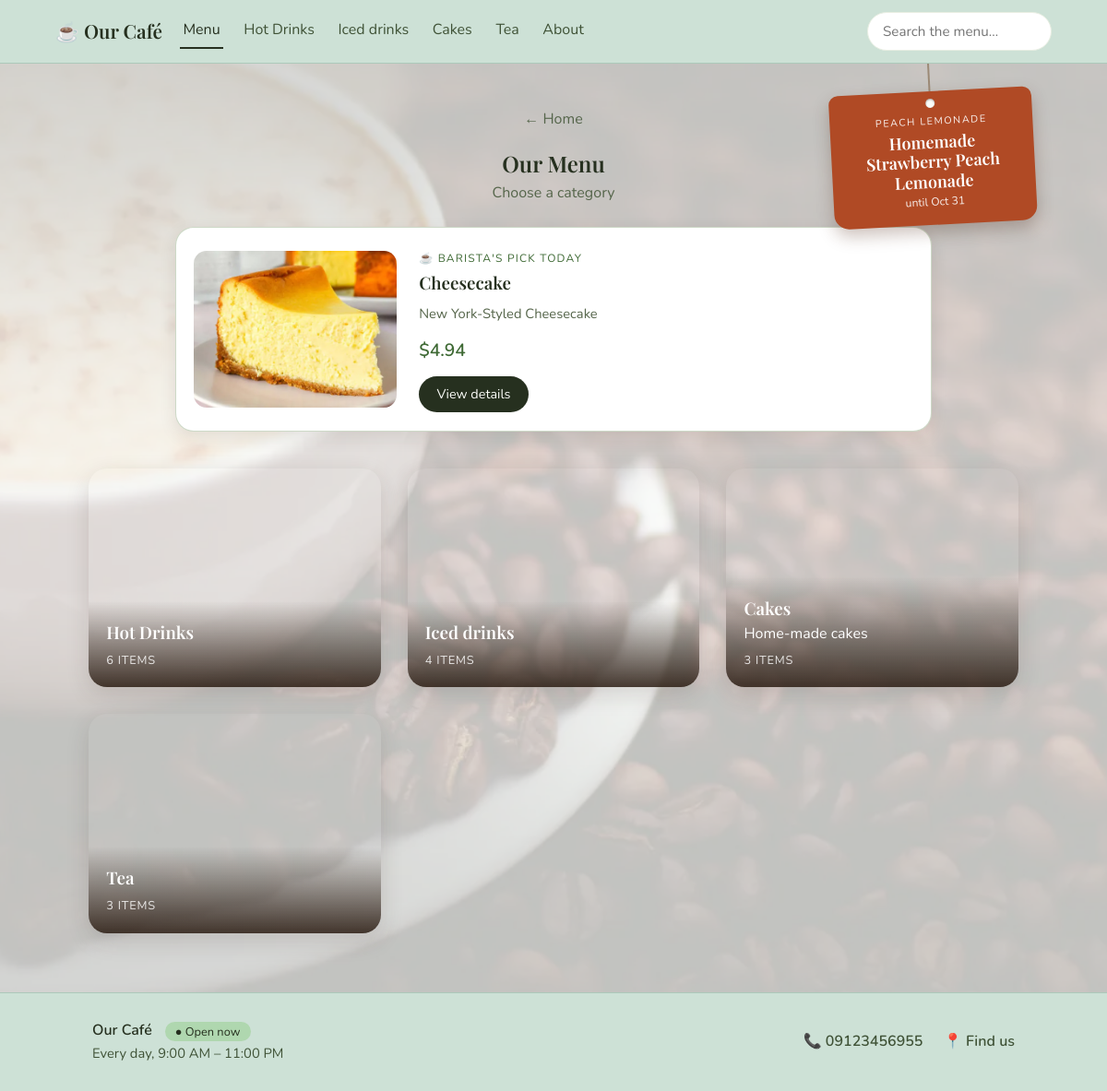
The app's page /menu/, older data.
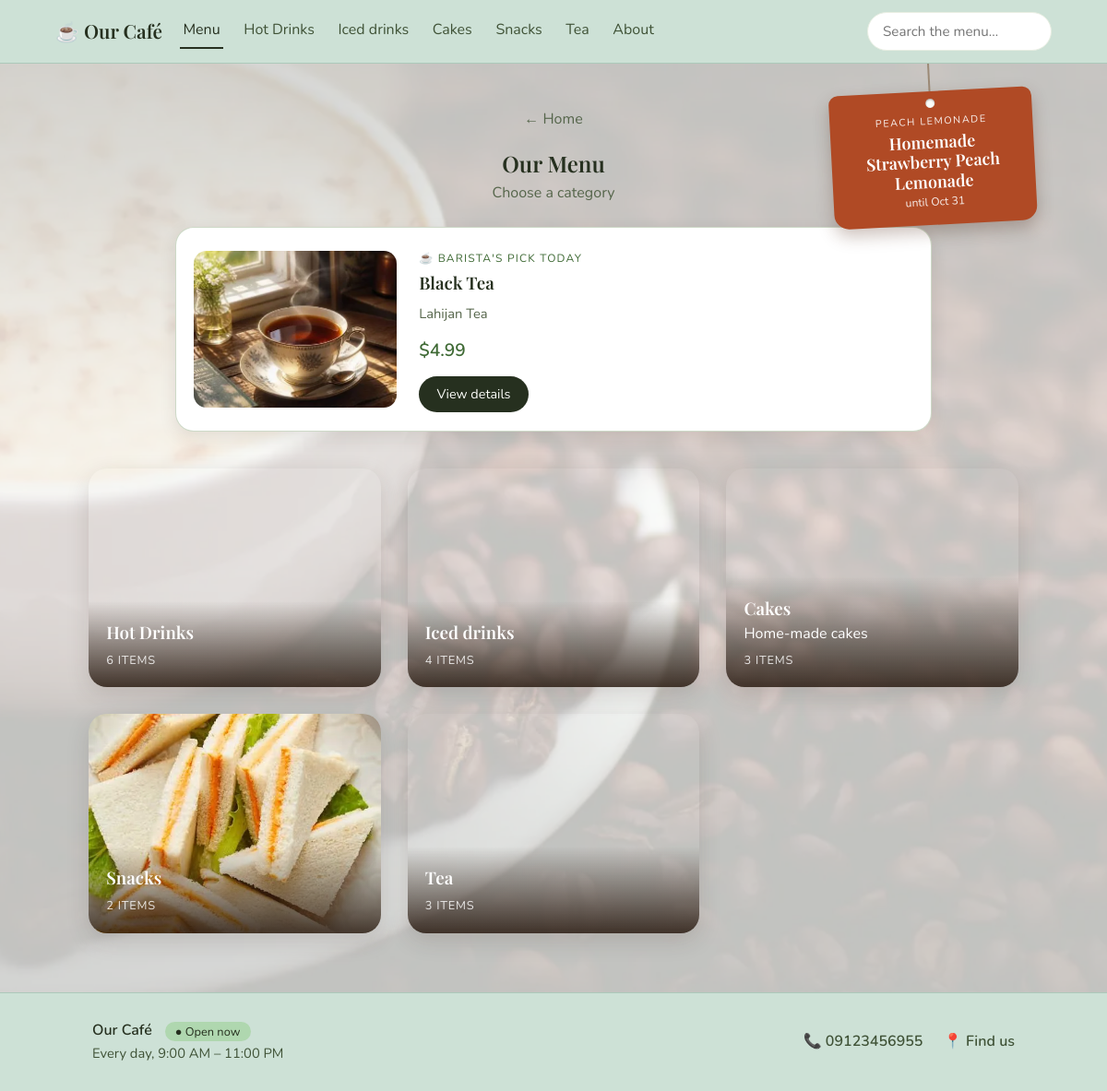
The same page, newer data.
### coffee/models.py (models this page shows, shortened)
class Category(models.Model):
    name = models.CharField(max_length=60)
    slug = models.SlugField(unique=True)
    description = models.CharField(max_length=140, blank=True)
    image = models.ImageField(upload_to="categories/")
    order = models.PositiveIntegerField(default=0)
    class Meta:
        ordering = ["order"]
        verbose_name_plural = "categories"
    def get_absolute_url(self):
        return reverse("category_detail", args=[self.slug])

class Product(models.Model):
    BADGES = [("", "None"), ("new", "New"), ("popular", "Popular"), ("seasonal", "Seasonal")]
    category = models.ForeignKey(Category, related_name="products", on_delete=models.CASCADE)
    name = models.CharField(max_length=100)
    ingredients = models.TextField(help_text="e.g. Espresso, steamed milk, foam")
    image = models.ImageField(upload_to="products/")
    price = models.DecimalField("Price (medium)", max_digits=6, decimal_places=2,
                                help_text="The regular price. For items without sizes, like cakes, this is the only price.")
    price_large = models.DecimalField("Price (large)", max_digits=6, decimal_places=2,
                                      null=True, blank=True,
                                      help_text="Leave empty if the item has no sizes")
    available = models.BooleanField(default=True, help_text="Untick when sold out; it will show greyed out")
    badge = models.CharField(max_length=10, choices=BADGES, blank=True)
    is_vegan = models.BooleanField("Vegan", default=False)
    is_caffeine_free = models.BooleanField("Caffeine-free", default=False)
    has_nuts = models.BooleanField("Contains nuts", default=False)
    has_dairy = models.BooleanField("Contains dairy", default=False)

### coffee/views.py (the view)
# urls.py: path("menu/", views.categories, name="categories"),
def categories(request):
    pick, note = todays_pick()
    return render(request, "coffee/categories.html", {
        "categories": Category.objects.annotate(item_count=Count("products")).order_by("order", "name"),
        "pick": pick,
        "pick_note": note,
        "season_tag": SeasonalTag.current(),
    })

### coffee/context_processors.py (called while the page is built)
def site(request):
    return {
        "shop": ShopInfo.load(),
        "nav_categories": Category.objects.annotate(item_count=Count("products")).filter(item_count__gt=0).order_by("order", "name"),
        "currency": getattr(settings, "CURRENCY_SYMBOL", "$"),
    }

### coffee/models.py (called while the page is built)
    @classmethod
    def load(cls):
        obj, _ = cls.objects.get_or_create(pk=1)
        return obj

    @property
    def phone_link(self):
        return re.sub(r"[^\d+]", "", self.phone)

    @property
    def closed_day_numbers(self):
        return {int(d) for d in self.closed_days.split(",") if d}

    @property
    def open_days_text(self):
        closed = self.closed_day_numbers
        names = dict(self.DAYS)
        if not closed:
            return "Every day"
        if len(closed) == 7:
            return "Closed"
        return "Every day except " + ", ".join(names[d] for d in sorted(closed))

    @property
    def note_text(self):
        if self.note:
            return self.note
        if self.end_date:
            return "until " + date_format(self.end_date, "M j")
        return ""

### coffee/templates/coffee/categories.html (shortened to what this page needs)
{% extends "coffee/base.html" %}
{% block content %}
{% include "coffee/_season_tag.html" %}
<header class="page-header">
  <a class="back" href="{% url 'welcome' %}">← Home</a>
  <h2>Our Menu</h2>
  <p>Choose a category</p>
</header>
{% if pick %}
<section class="pick">
  <img src="{{ pick.image.url }}" alt="{{ pick.name }}">
  <div class="pick-text">
    <span class="tag">☕ Barista's pick today</span>
    <h3>{{ pick.name }}</h3>
    <p class="ingredients">{{ pick.ingredients }}</p>
    {% include "coffee/_prices.html" with p=pick %}
    <a class="btn-small" href="{{ pick.category.get_absolute_url }}#p{{ pick.id }}">View details</a>
  </div>
</section>
{% endif %}
<div class="grid categories">
  {% for c in categories %}
  <a class="category-card {% if not c.item_count %}coming-soon{% endif %}" href="{{ c.get_absolute_url }}">
    <img src="{{ c.image.url }}" alt="" loading="lazy" decoding="async">
    <div class="overlay">
      <h3>{{ c.name }}</h3>
      <span>{{ c.description }}</span>
      <span class="count">{% if c.item_count %}{{ c.item_count }} item{{ c.item_count|pluralize }}{% else %}Coming soon{% endif %}</span>
    </div>
  </a>
  {% endfor %}
</div>
{% endblock %}

### coffee/templates/coffee/base.html (shortened to what this page needs)
{% load static %}
<!DOCTYPE html>
<html lang="en" data-theme="{% if shop.is_open_now %}light{% else %}dark{% endif %}">
<head>
  <link rel="stylesheet" href="{% static 'css/style.css' %}">
</head>
<body class="page-{{ request.resolver_match.url_name }}">
  {% if request.resolver_match.url_name != "welcome" %}
  <nav class="navbar" aria-label="Main">
    <a class="brand" href="{% url 'welcome' %}">☕ {{ shop.name }}</a>
    <div class="nav-links">
      <a href="{% url 'categories' %}" class="{% if request.resolver_match.url_name == 'categories' %}active{% endif %}">Menu</a>
      {% for c in nav_categories %}
      <a href="{{ c.get_absolute_url }}"
         class="{% if request.path == c.get_absolute_url %}active{% endif %}">{{ c.name }}</a>
      {% endfor %}
      <a href="{% url 'about' %}" class="{% if request.resolver_match.url_name == 'about' %}active{% endif %}">About</a>
    </div>
    <form class="search" action="{% url 'search' %}" method="get" role="search">
      <input type="search" name="q" placeholder="Search the menu…" aria-label="Search the menu"
             enterkeyhint="search" maxlength="60" value="{{ query|default:'' }}">
    </form>
  </nav>
  {% endif %}
  <main id="main">
    {% block content %}{% endblock %}
  </main>
  {% if request.resolver_match.url_name != "welcome" %}
  <footer class="site-footer">
    <div class="footer-inner">
      <div>
        <strong>{{ shop.name }}</strong>
        <span class="footer-status {% if shop.is_open_now %}open{% else %}closed{% endif %}">
          ● {% if shop.is_open_now %}Open now{% else %}Closed right now{% endif %}
        </span>
        <p>
          {{ shop.open_days_text }},
          {% if shop.open_all_day %}open 24 hours{% else %}{{ shop.open_time|time:"g:i A" }} – {{ shop.close_time|time:"g:i A" }}{% endif %}
        </p>
      </div>
      <div class="footer-links">
        {% if shop.phone %}<a href="tel:{{ shop.phone_link }}">📞 {{ shop.phone }}</a>{% endif %}
        <a href="{% url 'about' %}">📍 Find us</a>
        {% url 'table_card' as qr_cards_url %}{% if user.is_staff and qr_cards_url %}<a href="{{ qr_cards_url }}">🖨️ QR cards</a>{% endif %}
      </div>
    </div>
  </footer>
  {% endif %}
</body>
</html>

### coffee/templates/coffee/_prices.html
<div class="prices">
  {% if p.price_large %}
    <span class="size"><small>Medium</small>{{ currency }}{{ p.price }}</span>
    <span class="size"><small>Large</small>{{ currency }}{{ p.price_large }}</span>
  {% else %}
    <span class="price">{{ currency }}{{ p.price }}</span>
  {% endif %}
</div>

Row changes from the older to the newer data that the page shows:
no longer on this page (row unchanged): Product: image (picture), name "Cheesecake", ingredients "New York-Styled Cheesecake", price "4.94"
added Category: name "Snacks", image (picture), item_count "2"
now on this page (row unchanged): Product: image (picture), name "Black Tea", ingredients "Lahijan Tea", price "4.99"
